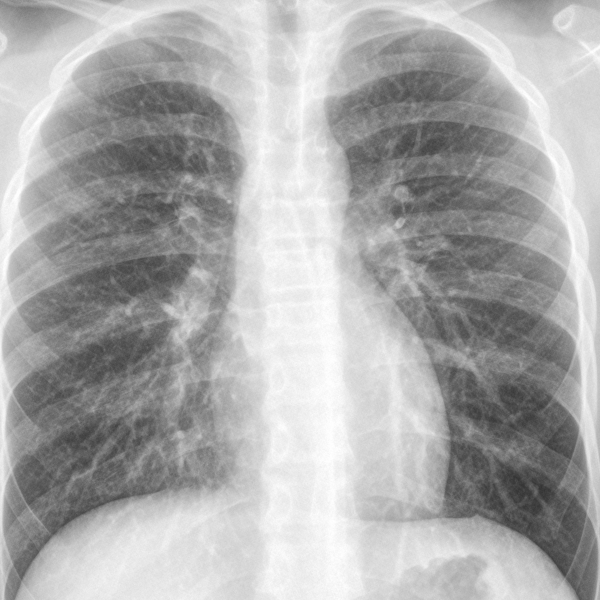
#> input picture img_size.jpeg, 1200 x 1200 px (shown at 1/2 size)
$ jupyter execute --allow-errors pneumonia_detection.ipynb
#> lines starting #> are read from the running program, lines starting #| are printed output that depends on the picture
[cell 1]
import numpy as np

[cell 2]
import matplotlib.pyplot as plt
import os

[cell 3]
import cv2
from sklearn.model_selection import train_test_split
from sklearn.neighbors import KNeighborsClassifier
from sklearn.metrics import accuracy_score, classification_report, confusion_matrix
import seaborn as sns

[cell 4]
np.random.seed(42)

[cell 5]
DATASET_PATH = r"C:\Users\swath\OneDrive\Desktop\Pneumonia\chest_xray\chest_xray\train"
NORMAL_DIR = os.path.join(DATASET_PATH, "NORMAL")
PNEUMONIA_DIR = os.path.join(DATASET_PATH, "PNEUMONIA")

[cell 6]
IMG_SIZE = 128

[cell 7]
def load_images(normal_dir, pneumonia_dir, img_size):
    images = []
    labels = []

    print("Loading Normal images...")
    for img_name in os.listdir(normal_dir):
        img_path = os.path.join(normal_dir, img_name)
        img = cv2.imread(img_path, cv2.IMREAD_GRAYSCALE)
        if img is not None:
            img_resized = cv2.resize(img, (img_size, img_size))
            images.append(img_resized)
            labels.append(0)  # 0 for Normal

    print("Loading Pneumonia images...")
    for img_name in os.listdir(pneumonia_dir):
        img_path = os.path.join(pneumonia_dir, img_name)
        img = cv2.imread(img_path, cv2.IMREAD_GRAYSCALE)
        if img is not None:
            img_resized = cv2.resize(img, (img_size, img_size))
            images.append(img_resized)
            labels.append(1)  # 1 for Pneumonia

    return np.array(images), np.array(labels)

# Load the dataset
#> (the rest of this cell did not finish here and is left out)

#> (a cell that did not finish here is left out)

[cell 9]
print("Training KNN model...")
knn = KNeighborsClassifier(n_neighbors=5, metric='euclidean')
#> (the rest of this cell did not finish here and is left out)

#> (a cell that did not finish here is left out)

[cell 11]
import joblib

# Save model + config
model_bundle = {
    "model": knn,
    "img_size": IMG_SIZE
}

joblib.dump(model_bundle, "knn_pneumonia_model.pkl")

print("Model saved successfully!")

[cell 12]
import joblib
data = joblib.load("knn_pneumonia_model.pkl")
knn = data["model"]
IMG_SIZE = data["img_size"]

print("Model loaded successfully")

[cell 13]
import cv2
import numpy as np

def preprocess_image(img_path, img_size):
#> called with img_path = 'img_size.jpeg', img_size = 128
    img = cv2.imread(img_path, cv2.IMREAD_GRAYSCALE)
#> img is the input picture: shape (1200, 1200); min 49, max 255, mean 171.3
    if img is None:
        raise ValueError("Image not found or unreadable")

    img = cv2.resize(img, (img_size, img_size))
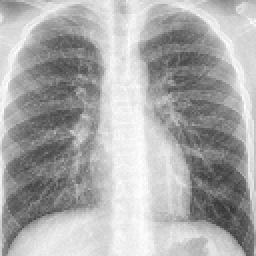
#> img: shape (128, 128) (shown 2 times larger); min 52, max 255, mean 171.2
    img = img / 255.0
    img = img.reshape(1, -1)
    return img

[cell 14]
img_path = "img_size.jpeg"  # any new chest X-ray image

img = preprocess_image(img_path, IMG_SIZE)
#> (the rest of this cell did not finish here and is left out)

[cell 15]
# Test Dataset
TEST_PATH = r"C:\Users\swath\OneDrive\Desktop\Pneumonia\chest_xray\chest_xray\test"
TEST_NORMAL_DIR = os.path.join(TEST_PATH, "NORMAL")
TEST_PNEUMONIA_DIR = os.path.join(TEST_PATH, "PNEUMONIA")

#> (the rest of this cell did not finish here and is left out)
